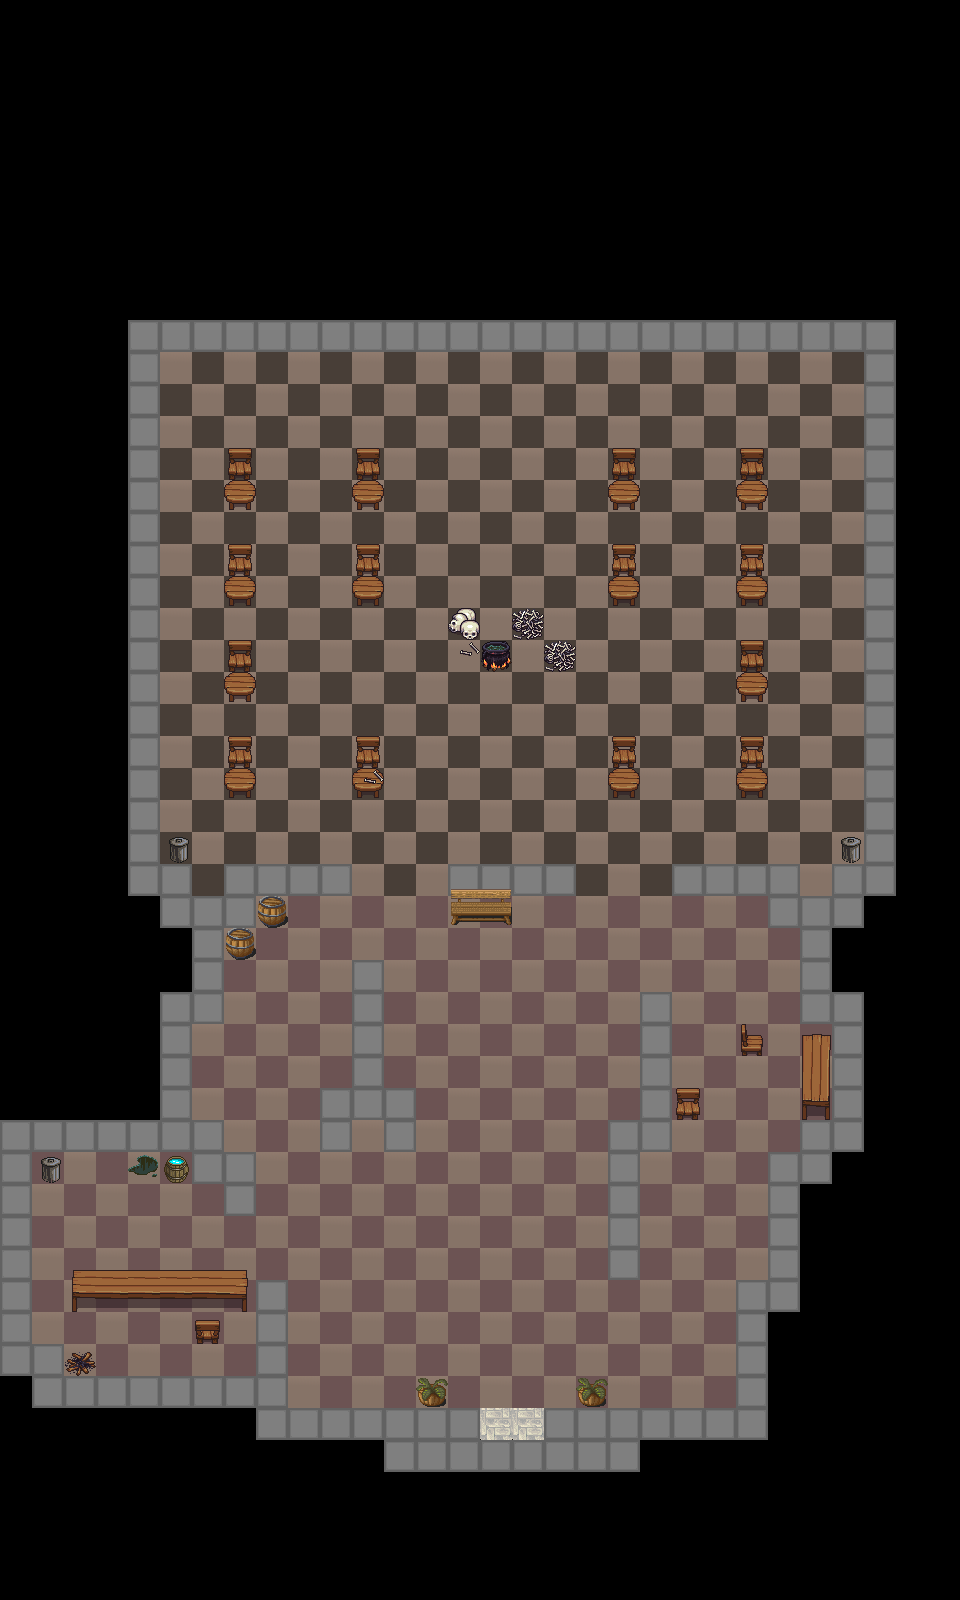

This is a level from a 2D game, rendered from its Tiled map with the project's own tilesets. A one-line summary and the map file follow, with tile-layer data summarised:
An orthogonal 30x50 tile map with 32x32 px tiles, 4 tile layers (Tile Layer 1, top of flooring, walls, top of tables), 8 tilesets.

<map version="1.2" tiledversion="1.2.1" orientation="orthogonal" renderorder="right-down" width="30" height="50" tilewidth="32" tileheight="32" infinite="0" nextlayerid="14" nextobjectid="1">
 <tileset firstgid="1" source="ground_tiles.tsx" />
 <tileset firstgid="442" source="wall.tsx" />
 <tileset firstgid="445" source="dungeon10.tsx" />
 <tileset firstgid="637" source="town.tsx" />
 <tileset firstgid="893" source="2dpixx_ccart_indoor_tiles.tsx" />
 <tileset firstgid="1901" source="dungeonex.tsx" />
 <tileset firstgid="2001" source="fire.tsx" />
 <tileset firstgid="2005" source="boil.tsx" />
 <layer id="10" name="Tile Layer 1" width="30" height="50">
  <data>[1500 cells, 679 non-empty, 7 distinct tile ids]</data>
 </layer>
 <layer id="11" name="top of flooring" width="30" height="50">
  <data>[1500 cells, 2 non-empty, 2 distinct tile ids]</data>
 </layer>
 <layer id="12" name="walls" width="30" height="50">
  <data>[1500 cells, 235 non-empty, 26 distinct tile ids]</data>
 </layer>
 <layer id="13" name="top of tables" width="30" height="50">
  <data>[1500 cells, 1 non-empty, 1 distinct tile ids]</data>
 </layer>
</map>
